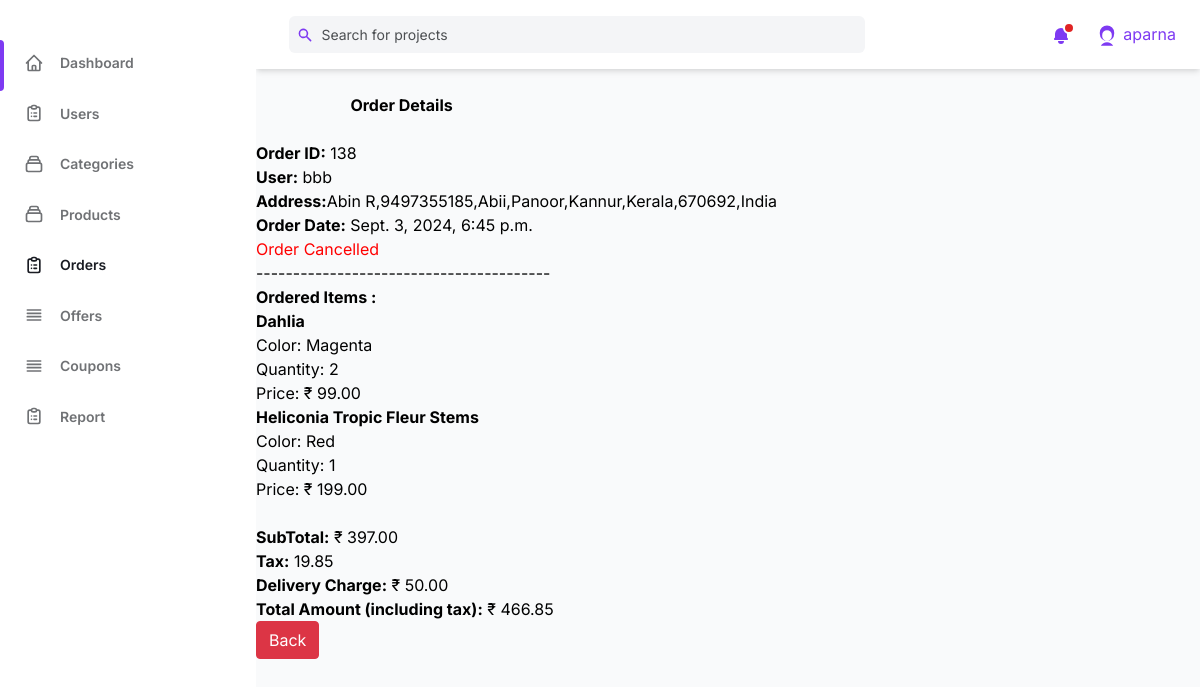
/admin_order_details/138/ (signed in), run on the app's committed database.
### user_accounts/models.py (models this page shows, shortened)
class CustomUser(AbstractUser):
    phone = models.CharField(max_length=12, unique=True, null=False)
    email = models.EmailField(unique=True)
    address = models.TextField(default=False)
    date_joined = models.DateField(default=timezone.now, null=True, blank=True)
    email_verified = models.BooleanField(default=False)
    USERNAME_FIELD = 'username'
    REQUIRED_FIELDS = []
    objects = UserManager()

### shop_cart/models.py (models this page shows, shortened)
class Order(models.Model):
    user = models.ForeignKey(CustomUser, on_delete=models.CASCADE)
    created_at = models.DateTimeField(auto_now_add=True)
    status = models.CharField(max_length=20, default='Pending')
    razorpay_order_id = models.CharField(max_length=10,blank=True,null=True)
    address = models.ForeignKey(Address,on_delete=models.CASCADE, null=True, blank=True)
    order_address = models.CharField(max_length=100, null=True, blank=True)
    payment_method = models.CharField(max_length=50, null=True, blank=True)
    coupon = models.ForeignKey(Coupon, on_delete=models.SET_NULL, null=True, blank=True)
    discount = models.DecimalField(max_digits=10, decimal_places=2, default=0.00)
    total_amount = models.DecimalField(max_digits=10, decimal_places=2, default=0)
    tax_amount=models.DecimalField(max_digits=10, decimal_places=2, default=0)
    is_listed = models.BooleanField(default=True)
    refund_requested = models.BooleanField(default=False)
    refund_granted = models.BooleanField(default=False)
    refunded_to_wallet = models.BooleanField(default=False)

class OrderItem(models.Model):
    order = models.ForeignKey(Order, related_name='order_items', on_delete=models.CASCADE)
    product = models.ForeignKey(Product, on_delete=models.CASCADE)
    variant = models.ForeignKey(Variant, on_delete=models.CASCADE)
    quantity = models.PositiveIntegerField(default=1)
    price = models.DecimalField(max_digits=10, decimal_places=2)
    is_listed = models.BooleanField(default=True)
    refund_requested = models.BooleanField(default=False)
    refund_granted = models.BooleanField(default=False)

### products/models.py (models this page shows, shortened)
class Product(models.Model):
    name = models.CharField(max_length=20)
    image = models.ImageField(upload_to='product_image/', blank=False, null=False)
    cropping = ImageRatioField('image', '430x360')
    description = models.TextField()
    category = models.ForeignKey(Category, on_delete=models.CASCADE, related_name='products')
    is_listed = models.BooleanField(default=True)
    offer_applied =models.BooleanField(default=False)
    slug = models.SlugField(unique=True, blank=True)

### admin_dashboard/views.py (the view)
# urls.py: path('admin_order_details/<int:order_id>/',views.admin_order_details,name='admin_order_details'),
@never_cache
@login_required(login_url='/admin_login/')
@user_passes_test(is_user_superuser)
def admin_order_details(request,order_id):
    try:
        admin_user = request.session.get('admin_user', None)
        order = get_object_or_404(Order, id=order_id)
        orderItems = OrderItem.objects.filter(order=order)
        Del_charge = Decimal(50)
        sub_total = 0
        order_item_price =0
        for order_item in orderItems:
            if order_item.is_listed:
                order_item_price = order_item.price * order_item.quantity
                sub_total= sub_total + order_item_price
        context = {
            'admin':admin_user,
            'order':order,
            'orderItems':orderItems,
            'colors':colors,
            'sub_total':sub_total
        }
        return render(request, 'Admin side/admin_order_details.html',context)
    except Http404:
        messages.error(request,"Order not found")
        return redirect('admin_orders')
    except Exception as e:
        messages.error(request, f"An unexpected error occurred: {str(e)}")
        return redirect('admin_orders')

### admin_dashboard/views.py (called while the page is built)
def is_user_superuser(user):
    return user.is_superuser

### templates/Admin side/admin_order_details.html (shortened to what this page needs)
{%load static%}
<!DOCTYPE html>
<html :class="{ 'theme-dark': dark }" x-data="data()" lang="en">
<head>
    <link rel="stylesheet" href="{%static 'css/tailwind.output.css'%}" />
    <link rel="stylesheet" href="https://cdnjs.cloudflare.com/ajax/libs/Chart.js/2.9.3/Chart.min.css" />
    <link rel="stylesheet" href="{%static 'css/catstyles.css'%}">
    <link rel="stylesheet" href="https://cdnjs.cloudflare.com/ajax/libs/Jcrop/0.9.15/css/jquery.Jcrop.min.css">
    <link rel="stylesheet" href="https://cdn.jsdelivr.net/npm/sweetalert2@11/dist/sweetalert2.min.css">
</head>
<body>
    <div class="flex h-screen bg-gray-50 dark:bg-gray-900">
        <aside class="z-20 hidden w-64 overflow-y-auto bg-white dark:bg-gray-800 md:block flex-shrink-0">
            <div class="py-4 text-gray-500 dark:text-gray-400">
                <ul class="mt-6">
                    <li class="relative px-6 py-3">
                        <span class="absolute inset-y-0 left-0 w-1 bg-purple-600 rounded-tr-lg rounded-br-lg"
                            aria-hidden="true"></span>
                        <a class="inline-flex items-center w-full text-sm font-semibold transition-colors duration-150 hover:text-gray-800 dark:hover:text-gray-200"
                            href="{%url 'admin_dashboard'%}">
                            <span class="ml-4">Dashboard</span>
                        </a>
                    </li>
                </ul>
                <ul>
                    <li class="relative px-6 py-3">
                        <a class="inline-flex items-center w-full text-sm font-semibold transition-colors duration-150 hover:text-gray-800 dark:hover:text-gray-200 dark:text-gray-100"
                            href="{%url 'admin_view_users'%}">
                            <span class="ml-4">Users</span>
                        </a>
                    </li>
                    <li class="relative px-6 py-3">
                        <a class="inline-flex items-center w-full text-sm font-semibold transition-colors duration-150 hover:text-gray-800 dark:hover:text-gray-200"
                            href="{%url 'admin_categories'%}">
                            <span class="ml-4">Categories</span>
                        </a>
                    </li>
                    <li class="relative px-6 py-3">
                        <a class="inline-flex items-center w-full text-sm font-semibold transition-colors duration-150 hover:text-gray-800 dark:hover:text-gray-200"
                            href="{%url 'admin_products'%}">
                            <span class="ml-4">Products</span>
                        </a>
                    </li>
                    <li class="relative px-6 py-3">
                        <a class="inline-flex items-center w-full text-sm font-semibold transition-colors duration-150 text-gray-800 hover:text-gray-800 dark:hover:text-gray-200"
                            href="{%url 'admin_orders'%}">
                            <span class="ml-4">Orders</span>
                        </a>
                    </li>
                    <li class="relative px-6 py-3">
                        <a class="inline-flex items-center w-full text-sm font-semibold transition-colors duration-150 hover:text-gray-800 dark:hover:text-gray-200"
                            href="{%url 'admin_offers'%}">
                            <svg class="w-5 h-5" aria-hidden="true" fill="none" stroke-linecap="round"
                                stroke-linejoin="round" stroke-width="2" viewBox="0 0 24 24" stroke="currentColor">
                                <path d="M4 6h16M4 10h16M4 14h16M4 18h16"></path>
                            </svg>
                            <span class="ml-4">Offers</span>
                        </a>
                    </li>
                    <li class="relative px-6 py-3">
                        <a class="inline-flex items-center w-full text-sm font-semibold transition-colors duration-150 hover:text-gray-800 dark:hover:text-gray-200"
                            href="{%url 'admin_coupons'%}">
                            <svg class="w-5 h-5" aria-hidden="true" fill="none" stroke-linecap="round"
                                stroke-linejoin="round" stroke-width="2" viewBox="0 0 24 24" stroke="currentColor">
                                <path d="M4 6h16M4 10h16M4 14h16M4 18h16"></path>
                            </svg>
                            <span class="ml-4">Coupons</span>
                        </a>
                    </li>
                    <li class="relative px-6 py-3">
                        <a class="inline-flex items-center w-full text-sm font-semibold transition-colors duration-150 hover:text-gray-800 dark:hover:text-gray-200"
                          href="{%url 'report'%}">
                          <span class="ml-4">Report</span>
                        </a>
                    </li>
                </ul>
            </div>
        </aside>
        <div class="flex flex-col flex-1 w-full">
            <header class="z-10 py-4 bg-white shadow-md dark:bg-gray-800">
                <div
                    class="container flex items-center justify-between h-full px-6 mx-auto text-purple-600 dark:text-purple-300">
                    <div class="flex justify-center flex-1 lg:mr-32">
                        <div class="relative w-full max-w-xl mr-6 focus-within:text-purple-500">
                            <div class="absolute inset-y-0 flex items-center pl-2">
                                <svg class="w-4 h-4" aria-hidden="true" fill="currentColor" viewBox="0 0 20 20">
                                    <path fill-rule="evenodd"
                                        d="M8 4a4 4 0 100 8 4 4 0 000-8zM2 8a6 6 0 1110.89 3.476l4.817 4.817a1 1 0 01-1.414 1.414l-4.816-4.816A6 6 0 012 8z"
                                        clip-rule="evenodd"></path>
                                </svg>
                            </div>
                            <input
                                class="w-full pl-8 pr-2 text-sm text-gray-700 placeholder-gray-600 bg-gray-100 border-0 rounded-md dark:placeholder-gray-500 dark:focus:shadow-outline-gray dark:focus:placeholder-gray-600 dark:bg-gray-700 dark:text-gray-200 focus:placeholder-gray-500 focus:bg-white focus:border-purple-300 focus:outline-none focus:shadow-outline-purple form-input"
                                type="text" placeholder="Search for projects" aria-label="Search" />
                        </div>
                    </div>
                    <ul class="flex items-center flex-shrink-0 space-x-6">
                        <li class="relative">
                            <button
                                class="relative align-middle rounded-md focus:outline-none focus:shadow-outline-purple"
                                @click="toggleNotificationsMenu" @keydown.escape="closeNotificationsMenu"
                                aria-label="Notifications" aria-haspopup="true">
                                <svg class="w-5 h-5" aria-hidden="true" fill="currentColor" viewBox="0 0 20 20">
                                    <path
                                        d="M10 2a6 6 0 00-6 6v3.586l-.707.707A1 1 0 004 14h12a1 1 0 00.707-1.707L16 11.586V8a6 6 0 00-6-6zM10 18a3 3 0 01-3-3h6a3 3 0 01-3 3z">
                                    </path>
                                </svg>
                                <span aria-hidden="true"
                                    class="absolute top-0 right-0 inline-block w-3 h-3 transform translate-x-1 -translate-y-1 bg-red-600 border-2 border-white rounded-full dark:border-gray-800"></span>
                            </button>
                        </li>
                        <li class="relative">
                            <button class="align-middle rounded-full focus:shadow-outline-purple focus:outline-none"
                                @click="toggleProfileMenu" @keydown.escape="closeProfileMenu" aria-label="Account"
                                aria-haspopup="true">
                                <svg class="w-6 h-6 text-purple-600 dark:text-purple-300" fill="currentColor"
                                    viewBox="0 0 20 20" xmlns="http://www.w3.org/2000/svg">
                                    <path fill-rule="evenodd"
                                        d="M10 2a6 6 0 00-6 6v1a6 6 0 1012 0V8a6 6 0 00-6-6zm-4 8a4 4 0 118 0v1a4 4 0 11-8 0V10zm4 6a6 6 0 00-5.14 3h10.28A6 6 0 0010 16z"
                                        clip-rule="evenodd"></path>
                                </svg>
                            </button>
                            <span>{{admin}}</span>
                        </li>
                    </ul>
                </div>
            </header>
            <div class="card">
                <div class="card-header" style="margin-left: 10%;">
                    <h1><strong><br>Order Details</strong></h1>
                </div>
                <div class="card-body">
                    <div class="container">
                        <div class="row">
                            <div class="col-md-12">
                                <br>
                                <p><strong>Order ID:</strong> {{ order.id }}</p>
                                <p><strong>User:</strong> {{ order.user.username }}</p>
                                <p><strong>Address:</strong>{{order.order_address}}</p>
                                <p><strong>Order Date:</strong> {{ order.created_at }}</p>
                                {%if order.is_listed%}
                                <p {%if order.status == "Pending" %} style="color: red;" {%elif order.status == "Delivered" %} style="color:green;"
                                {%elif order.status == "Payment Failed" %} style="color:red;"
                                {%else%} style="color:orange;" {%endif%}
                                ><strong>Status:</strong> {{ order.status }}</p>
                                {%else%}
                                <h4 style="color: red;">Order Cancelled</h4>
                                {%endif%}
                                <p>----------------------------------------</p>
                                <h1><b>Ordered Items : </b></h1>
                                <ul>
                                    {% for item in orderItems %}
                                    <li><b>{{item.product.name}}</b><br>
                                        {% for color_name, color_code in colors %}
                                        {%if item.variant.color == color_code%}
                                        Color: {{color_name}}
                                        {%endif%}
                                        {% endfor %}
                                        <br>
                                        Quantity: {{item.quantity}}<br>
                                        Price: ₹ {{ item.price }}<br>
                                    </li>
                                    {% endfor %}
                                </ul>
                                <br>
                                <p><strong>SubTotal:</strong> ₹ {{sub_total}}</p>
                                <p><strong>Tax:</strong> {{ order.tax_amount }}</p>
                                <p><strong>Delivery Charge:</strong> ₹ 50.00</p>
                                <p><strong>Total Amount (including tax):</strong> ₹ {{ order.total_amount }}</p>
                                <a href="{% url 'admin_orders' %}"><button class="btn btn-danger">Back</button></a>
                            </div>
                        </div>
                    </div>
                </div>
            </div>
        </div>
    </div>
</body>
</html>

### static/css/catstyles.css (style rules this page uses)
.btn { padding: 6px 12px; font-size: 14px; cursor: pointer; }
.btn-danger { background-color: #dc3545; border-color: #dc3545; color: #fff; }

### templates/Admin side/admin_order_details.html (style rules this page uses)
.btn { display: inline-block; font-weight: 400; color: #212529; text-align: center; vertical-align: middle; cursor: pointer; background-color: transparent; border: 1px solid transparent; padding: .375rem .75rem; font-size: 1rem; line-height: 1.5; border-radius: .25rem; }
.btn-danger { background-color: #dc3545; border-color: #dc3545; color: #fff; }

### data on the page
CustomUser: username "aparna"
Order: id "138", user.username "bbb", order_address "Abin R,9497355185,Abii,Panoor,Kannur,Kerala,670692,India", created_at "Sept. 3, 2024, 6:45 p.m.", tax_amount "19.85", total_amount "466.85"
OrderItem: product.name "Dahlia", colors "Magenta", quantity "2", price "99.00"
OrderItem: product.name "Heliconia Tropic Fleur Stems", colors "Red", quantity "1", price "199.00"

### other printed values
{{ sub_total }} "397.00"
